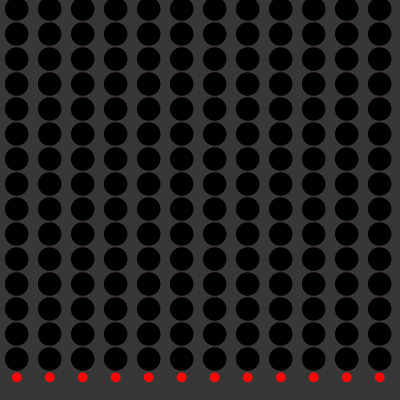
Frame 1 (no input)
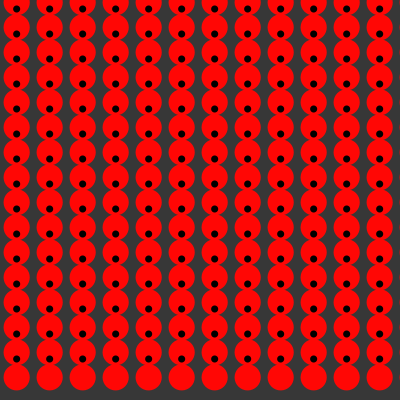
Frame 60 (the mouse pressed at the canvas centre just before this capture)
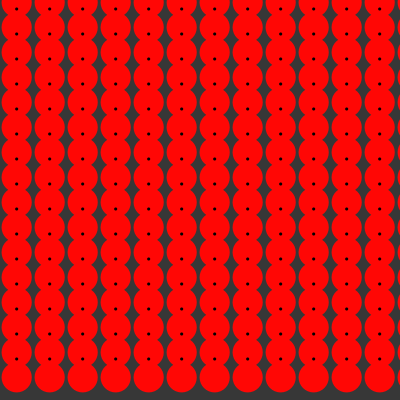
Frame 120 (the mouse held since frame 60 and released just before this capture)

The Processing sketch that drew these frames (run headless with seeded random() and noise(); from frame 60 on, the mouse is pressed at the canvas centre):

// Processing sketch: processing_109493
// ── processing_109493.pde

ArrayList dots;
float dots_row = 12;
float incr;
float start;
int i=0;
boolean one_off = false;
 
void setup() {
 
  size(400, 400);
  background(255);
  noStroke();
 
  incr = height/dots_row;
 
  dots = new ArrayList();
 
  for (int y = int(- incr/2); y < height *1.3; y+= .75*incr) {
    if (one_off) {
      start = -incr/2;
      one_off = true;
    }
    else {
      start = 0;
      one_off = false;
    }
    for (int x = int(start); x < height ; x += incr) {
      dots.add(new Pulse(x, y));
      i++;
    }
  }
}
 
void draw() {
  background(55);
  i=0;
  for (int x = int(- incr/10566); x < height; x += incr) {
    for (int y = 0; y < height *1.3; y+= incr) { 
      Pulse dot = (Pulse) dots.get(i);
      dot.display();
      i++;
    }
  }
}
 
class Pulse {
  float x, y;
  float sz, sz2;
  float theta=9;
  float offset;
 
  Pulse(float _x, float _y) {
    x = _x;
    y = _y;
    offset = .5*incr;
    noStroke();
  }
 
  void display() {
 
    fill(0);
    translate(x+ offset, y);
    sz = map(sin(theta), -1, 1, 0, incr);
    ellipse(0, 0, sz, sz);
    resetMatrix();
 
    fill(10566, 7, 5);
    translate(x+ offset, y + offset*1.1);
    sz2 = incr - abs(sz);
    ellipse(0, 0, sz2, sz2);
    resetMatrix();
 
    theta += 0.55;
  }
}
